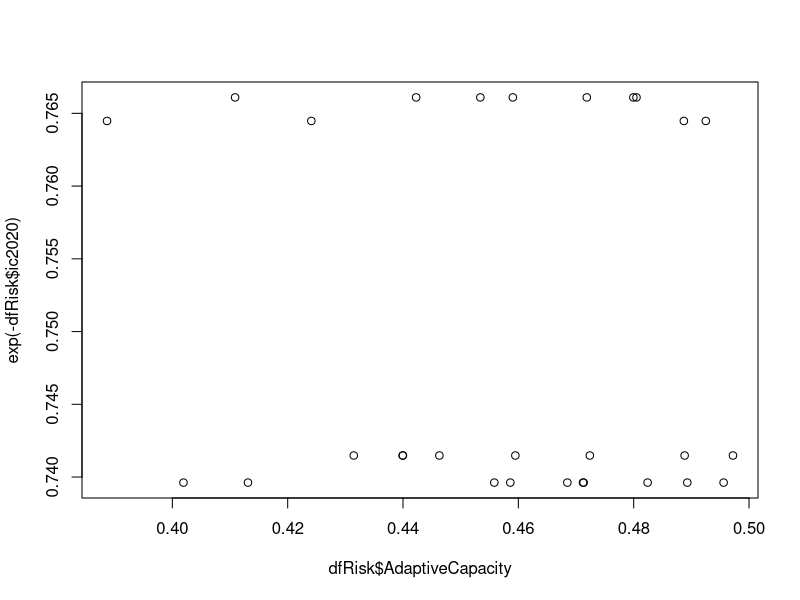
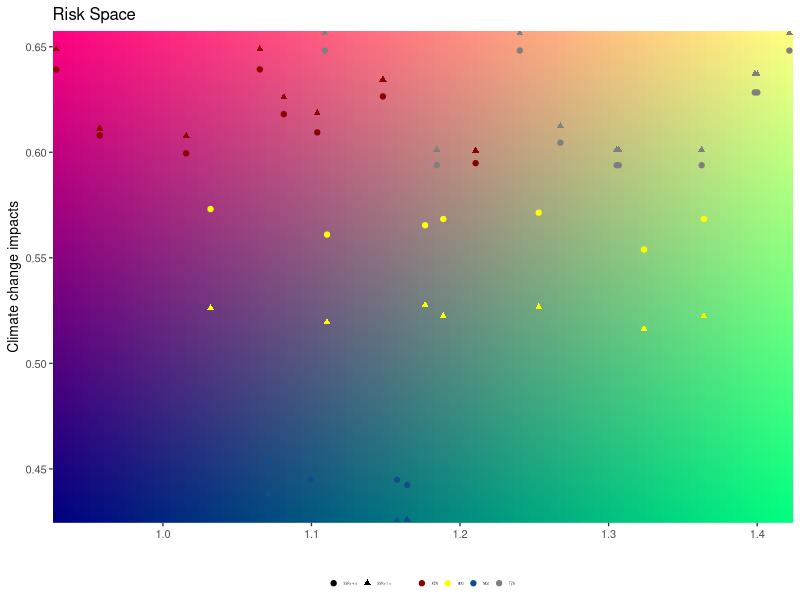
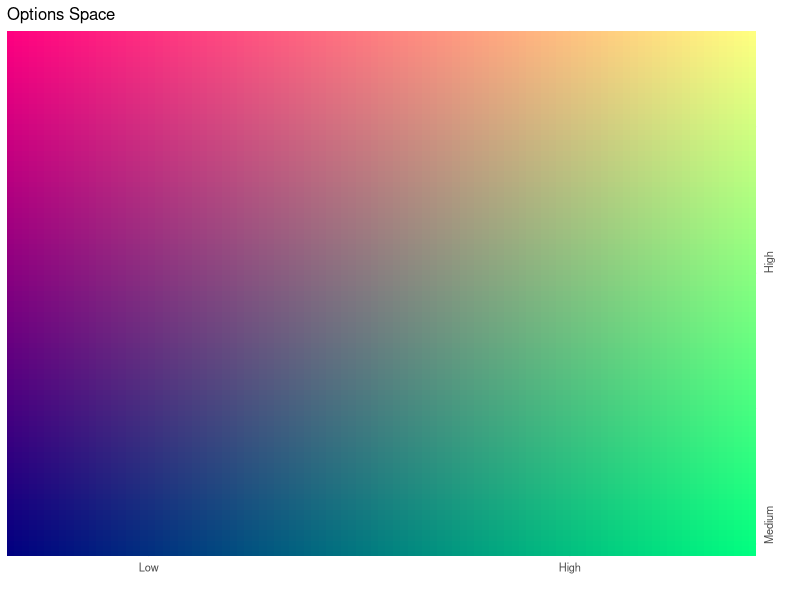
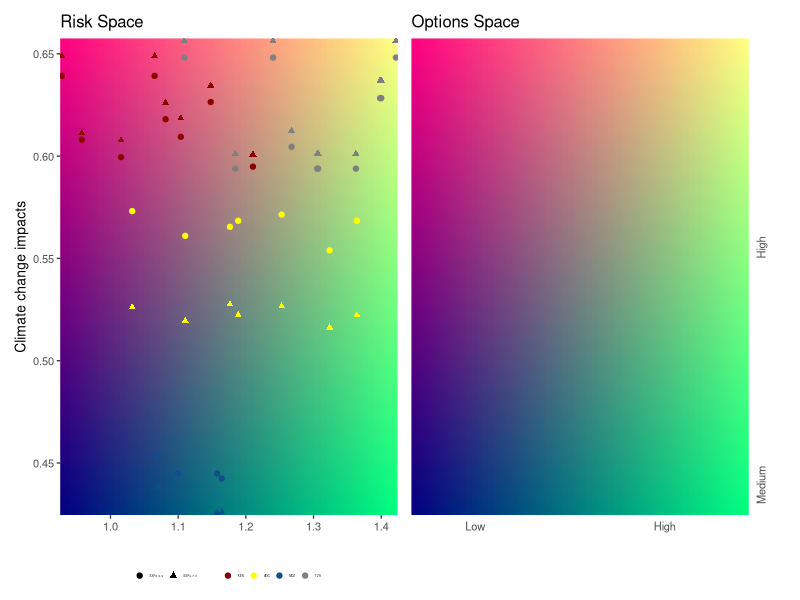
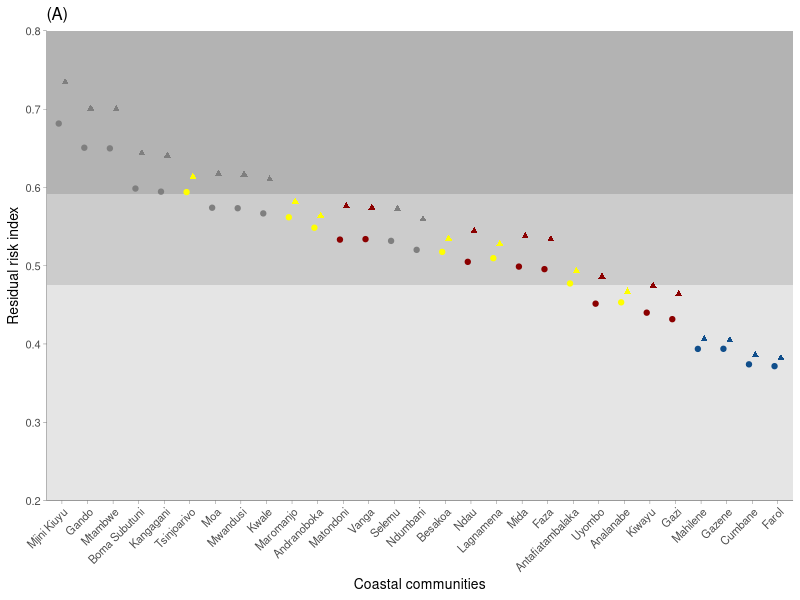
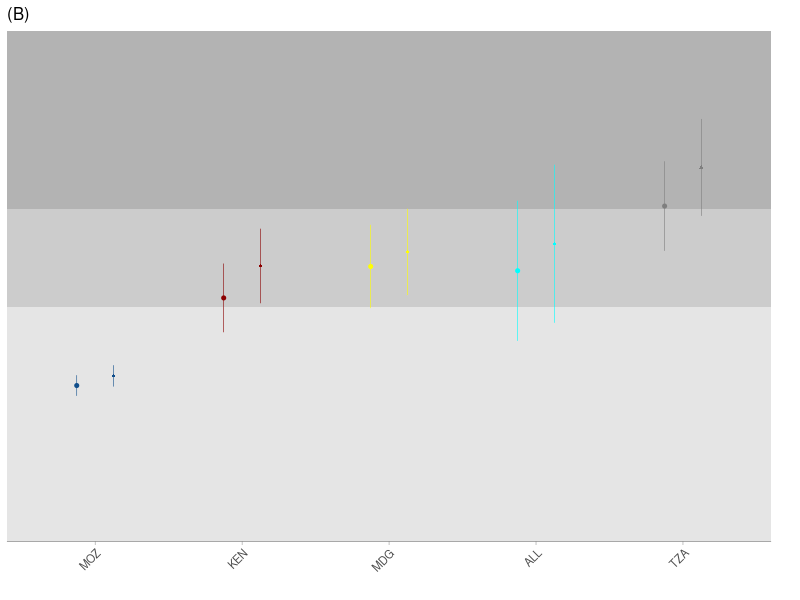
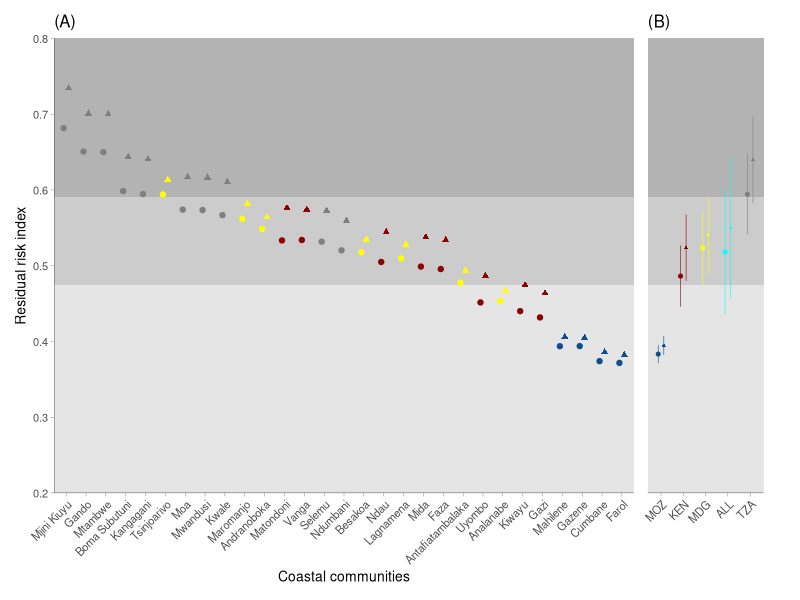
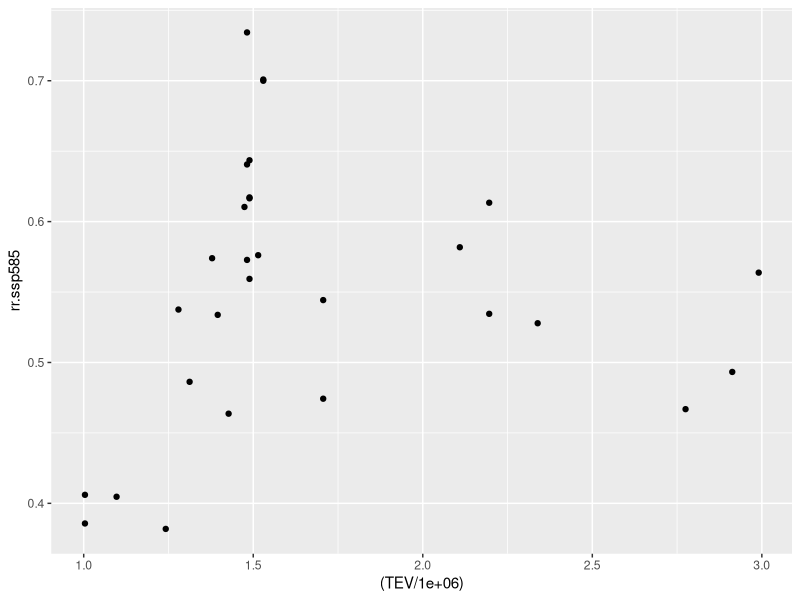

The R script that drew these images, in order:
library(tidyverse)
dfRisk <- read_csv("2_Data/spreadsheet/RiskDataFINAL.csv")
dfRisk <- dfRisk %>% mutate(ISO3 = Country,
                            ISO3 = ifelse(ISO3 == "Kenya", "KEN", ISO3),
                            ISO3 = ifelse(ISO3 == "Tanzania", "TZA", ISO3),
                            ISO3 = ifelse(ISO3 == "Madagascar", "MDG", ISO3),
                            ISO3 = ifelse(ISO3 == "Mozambique", "MOZ", ISO3))
I_Ctrl <- read_csv("2_Data/spreadsheet/ImpactControl.csv")
dfRisk <- merge(dfRisk, I_Ctrl, by.x = "ISO3")
plot(dfRisk$AdaptiveCapacity, exp(-dfRisk$ic2020))

df <- rbind(data.frame(sce = "SSP2-4.5", impact = dfRisk$imp.ssp245.2050, vulnerab = dfRisk$Sensitivity/dfRisk$AdaptiveCapacity, village = dfRisk$Villages, ISO3 = dfRisk$ISO3),
            data.frame(sce = "SSP3-7.0", impact = dfRisk$imp.ssp370.2050, vulnerab = dfRisk$Sensitivity/dfRisk$AdaptiveCapacity, village = dfRisk$Villages, ISO3 = dfRisk$ISO3))
yR <- range(df$impact);xR <- range(df$vulnerab)
lgd <- expand.grid(x = seq(xR[1],xR[2], diff(xR)/100), 
                   y = seq(yR[1],yR[2], diff(yR)/100)) %>% 
  mutate(x1 = scales::rescale(x),
         y1 = scales::rescale(y),
         mix = rgb(y1,x1,.5))
# Q1 <- summary(df$impact)[[2]] #first quartile
# Q3 <- summary(df$impact)[[5]] #third quartile
# MdV <- median(df$vulnerab)
(plt1 <- ggplot()+
    
    # geom_rect(aes(fill = "LL", xmin = -Inf, xmax = MdV, ymin = -Inf, ymax = Q1), show.legend = FALSE)+
    # geom_rect(aes(fill = "ML", xmin = -Inf, xmax = MdV, ymin = Q1, ymax = Q3), show.legend = FALSE)+
    # geom_rect(aes(fill = "HL", xmin = -Inf, xmax = MdV, ymin = Q3, ymax = Inf), show.legend = FALSE)+
    # geom_rect(aes(fill = "LH", xmin = MdV, xmax = Inf, ymin = -Inf, ymax = Q1), show.legend = FALSE)+
    # geom_rect(aes(fill = "MH", xmin = MdV, xmax = Inf, ymin = Q1, ymax = Q3), show.legend = FALSE)+
    # geom_rect(aes(fill = "HH", xmin = MdV, xmax = Inf, ymin = Q3, ymax = Inf), show.legend = FALSE)+
    # scale_fill_manual(values = c("LL"="#595757","ML"="#806587","HL"="#A874B8",
    #                             "LH"="#468C38","MH"="#8CA289","HH"="#D3B9DB")) +
    geom_raster(data = lgd, aes(x = x, y = y, fill = mix))+
    scale_fill_identity()+
    geom_point(data = df, aes(x = vulnerab, y = impact, colour = ISO3, shape=sce), size = 1.5) +
    labs(y = "Climate change impacts", x = "", title = "Risk Space")+
    scale_colour_manual(name="", values = c("KEN"="darkred","MDG"="yellow","MOZ"="dodgerblue4","TZA"="grey50"))+
    theme_bw(base_size = 10)+
    scale_x_continuous(expand = c(0,0))+scale_y_continuous(expand = c(0,0))+
    scale_shape_manual(values = c("SSP2-4.5" = 19, "SSP3-7.0" = 17))+
    #geom_vline(xintercept = median(df$vulnerab, na.rm = TRUE), linetype = 2, linewidth = .5, colour = "grey80")+
    theme(legend.position = "bottom",
          legend.title = element_blank(),
          legend.background = element_rect(fill = NA),
          legend.key.size = unit(1, 'cm'),
          legend.text = element_text(size = 2),
          legend.key.height = unit(.1, 'cm'),
          legend.key.width = unit(.1, 'cm'), 
          
          panel.border = element_blank()))

(plt2 <- ggplot()+
    # geom_rect(aes(fill = "LL", xmin = -Inf, xmax = MdV, ymin = -Inf, ymax = Q1), show.legend = FALSE)+
    # geom_rect(aes(fill = "ML", xmin = -Inf, xmax = MdV, ymin = Q1, ymax = Q3), show.legend = FALSE)+
    # geom_rect(aes(fill = "HL", xmin = -Inf, xmax = MdV, ymin = Q3, ymax = Inf), show.legend = FALSE)+
    # geom_rect(aes(fill = "LH", xmin = MdV, xmax = Inf, ymin = -Inf, ymax = Q1), show.legend = FALSE)+
    # geom_rect(aes(fill = "MH", xmin = MdV, xmax = Inf, ymin = Q1, ymax = Q3), show.legend = FALSE)+
    # geom_rect(aes(fill = "HH", xmin = MdV, xmax = Inf, ymin = Q3, ymax = Inf), show.legend = FALSE)+
    # scale_fill_manual(values = c("LL"="#595757","ML"="#806587","HL"="#A874B8","LH"="#468C38","MH"="#8CA289","HH"="#D3B9DB")) +
    geom_raster(data = lgd, aes(x = x, y = y, fill = mix))+
    scale_fill_identity()+
    
    geom_point(data = df, aes(x = vulnerab, y = impact), alpha = 0) +
    labs(y = "", x = "", title = "Options Space")+
    scale_y_continuous(breaks = c(.3, .43, .55), labels = c("Low", "Medium", "High") , position = "right", expand = c(0,0))+
    scale_x_continuous(breaks = c(1.02, 1.3), labels = c("Low","High"), expand = c(0,0))+
    theme_bw(base_size = 10)+
    theme(axis.text.y = element_text(angle = 90),
          axis.ticks = element_blank(), 
          panel.border = element_blank()))

library(patchwork)
plt1+plt2+plot_layout(ncol = 2)
#ggsave("outputs/xx1.png", width = 5.5, height = 4, dpi = 1200)

dfRisk<- dfRisk %>% mutate(rr.ssp585 = ((imp.ssp585.2050*Sensitivity)/AdaptiveCapacity)*exp(-ic2020),
                           rr.ssp245 = ((imp.ssp245.2050*Sensitivity)/AdaptiveCapacity)*exp(-ic2020))
df <- rbind(data.frame(sce = "SSP2-4.5", risk = (dfRisk$rr.ssp245), village = dfRisk$Villages, ISO3 = dfRisk$ISO3),
            data.frame(sce = "SSP5-8.5", risk = (dfRisk$rr.ssp585), village = dfRisk$Villages, ISO3 = dfRisk$ISO3))
Q1 <- summary(df$risk)[[2]] #first quartile
Q3 <- summary(df$risk)[[5]] #third quartile
(plt2 <- ggplot(data = df)+
    geom_rect(fill = "grey90", xmin = -Inf, xmax = Inf, ymin = -Inf, ymax = Q1)+
    geom_rect(fill = "grey80", xmin = -Inf, xmax = Inf, ymin = Q1, ymax = Q3)+
    geom_rect(fill = "grey70", xmin = -Inf, xmax = Inf, ymin = Q3, ymax = Inf)+
    #geom_col(aes(reorder(Villages, risk.ssp370.2050), risk.ssp370.2050), width = .2, fill = "grey90")+
    geom_point(aes(x=reorder(village,-risk), y=risk, colour = ISO3, shape = sce), size = 1.5, position = position_dodge2(width =.5))+
    #geom_text(aes(x=reorder(village,risk), y=risk, label = round(risk,2)), size = 2, colour = "black", fontface = "bold",position = position_dodge(width =.5))+
    labs(x = "Coastal communities", y = "Residual risk index", title = "(A)")+
    scale_y_continuous(expand = c(0,0), limits = c(.2,.8), breaks = seq(.2,.8, 0.1))+
    scale_shape_manual(values = c("SSP2-4.5" = 19, "SSP5-8.5" = 17))+
    theme_classic(base_size = 10)+
    scale_colour_manual(name="", values = c("KEN"="darkred","MDG"="yellow","MOZ"="dodgerblue4","TZA"="grey50"))+
    scale_fill_manual(name="", values = c("KEN"="darkred","MDG"="yellow","MOZ"="dodgerblue4","TZA"="grey50"))+
    theme(legend.position = "", 
          legend.background = element_rect(fill = NA),
          axis.text.x = element_text(angle = 45, vjust = 1, hjust = 1),
          axis.line = element_line(linewidth = .1), 
          axis.ticks = element_line(linewidth = .1)))

df1 <- dfRisk %>% group_by(ISO3) %>% 
  summarise(mn.585 = mean(rr.ssp585),
            sd.585 = sd(rr.ssp585),
            mn.245 = mean(rr.ssp245),
            sd.245 = sd(rr.ssp245)) %>% ungroup()

df2 <- dfRisk %>% 
  summarise(mn.585 = mean(rr.ssp585),
            sd.585 = sd(rr.ssp585),
            mn.245 = mean(rr.ssp245),
            sd.245 = sd(rr.ssp245)) 
df2 <- cbind(ISO3 = "ALL", df2)
df <- rbind(df1, df2)

df <- rbind(data.frame(sce = "SSP2-4.5", MN = df$mn.245, LL = df$mn.245-df$sd.245, UL = df$mn.245+df$sd.245, ISO3 = df$ISO3),
            data.frame(sce = "SSP5-8.5", MN = df$mn.585, LL = df$mn.585-df$sd.585, UL = df$mn.585+df$sd.585, ISO3 = df$ISO3)) %>% group_by (ISO3) %>% mutate(sortMag = mean(MN))
(plt3 <- ggplot(data = df)+
    geom_rect(fill = "grey90", xmin = -Inf, xmax = Inf, ymin = -Inf, ymax = Q1)+
    geom_rect(fill = "grey80", xmin = -Inf, xmax = Inf, ymin = Q1, ymax = Q3)+
    geom_rect(fill = "grey70", xmin = -Inf, xmax = Inf, ymin = Q3, ymax = Inf)+
    geom_pointrange(aes(x = reorder(ISO3, sortMag), y = MN, ymin = LL, ymax = UL, colour=ISO3, shape = sce),
                    size=.1, linewidth = .2, position = position_dodge(width =.5))+
    scale_colour_manual(name="", values = c("KEN"="darkred","MDG"="yellow","MOZ"="dodgerblue4","TZA"="grey50", "ALL"="cyan"))+
    scale_shape_manual(values = c("SSP2-4.5" = 19, "SSP5-8.5" = 17))+
    labs(y = "", x="", title = "(B)")+
    scale_y_continuous(expand = c(0,0), limits = c(.2,.8), breaks = seq(.2,.8, 0.1),position = "right")+
    theme_classic(base_size = 10)+
    theme(legend.position = "", 
          panel.background = element_rect(fill = "transparent", colour = NA),
          plot.background = element_rect(fill = "transparent"),
          axis.text.x = element_text(angle = 45, vjust = 1, hjust = 1),
          axis.line.y = element_blank(),
          axis.text.y = element_blank(),
          axis.ticks.y = element_blank(),
          panel.border = element_blank(), 
          axis.line = element_line(linewidth = .1), 
          axis.ticks.x = element_line(linewidth = .1)))
#plt1 + annotation_custom(ggplotGrob(plt2), xmin = 1, xmax = 14, ymin = .5, ymax = .79)
plt2+plt3+plot_layout(ncol = 2, widths = c(5,1))
ggsave("3_Outputs/plots/3_RiskResidual.png", dpi = 1200, height = 4, width = 8)


dfRisk %>% ggplot() + geom_point(aes(x = (TEV/1e6), y = rr.ssp585))
dfRisk %>% ggplot() + geom_point(aes(x = (TEV/1e6), y = imp.ssp370.2050))
